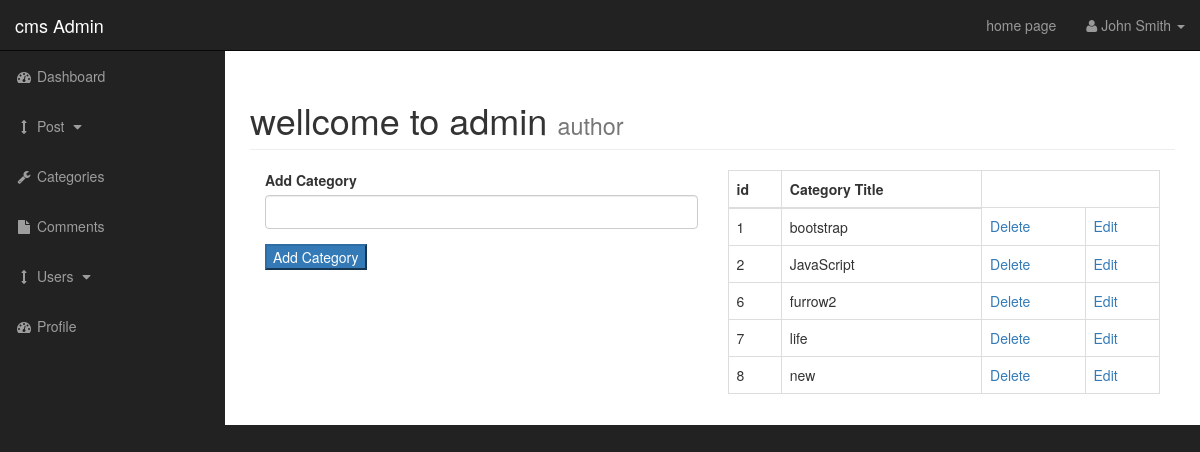
The page /admin/Categories.php (signed in) on the database its author committed.
### tables this page shows
CREATE TABLE `categories` (
  `cat_id` int(3) NOT NULL,
  `cat_title` varchar(255) NOT NULL
);

### admin/functions.php (the view, shortened to what this page needs)
<?php
function findAllCategoriies(){
global $connection;
	$query = 'SELECT * FROM categories ';
 $select_categories = mysqli_query($connection, $query);
 while ($row = mysqli_fetch_assoc($select_categories)) {
$cat_id = $row['cat_id'];
$cat_title = $row['cat_title'];
echo "<tr>";
echo " <td>{$cat_id}</td>";
echo " <td>{$cat_title}</td>";
echo " <td><a href='Categories.php?delete={$cat_id}'>Delete</a></td>";
echo " <td><a href='Categories.php?update={$cat_id}'>Edit</a></td>";
echo "</tr>";
        }
}
 ?>

### admin/css/sb-admin.css (style rules this page uses)
body { margin-top: 100px; background-color: #222; }
@media (min-width:768px) { body { margin-top: 50px; } }

### rows shown on the page
categories: cat_id "1", cat_title "bootstrap"
categories: cat_id "2", cat_title "JavaScript"
categories: cat_id "6", cat_title "furrow2"
categories: cat_id "7", cat_title "life"
categories: cat_id "8", cat_title "new"
